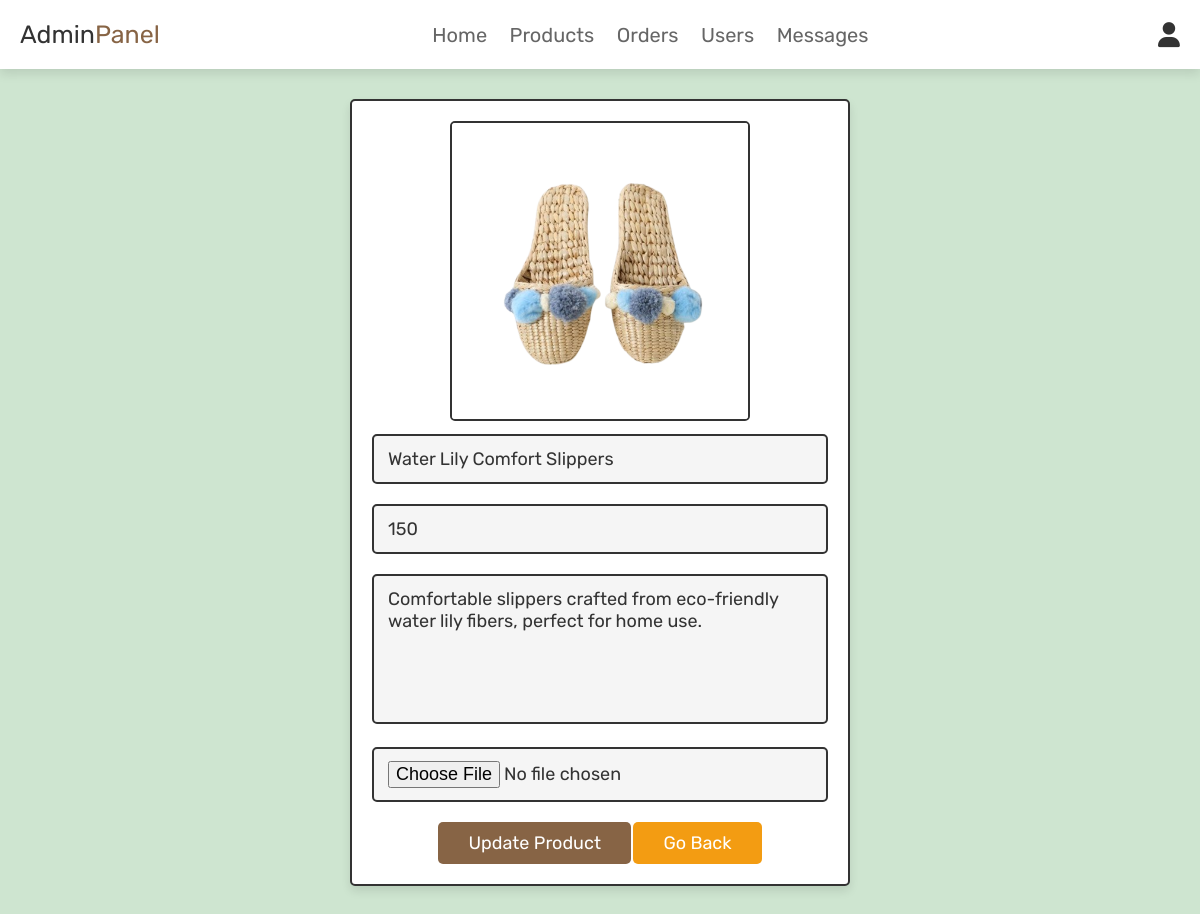
/admin_update_product.php?update=13 (signed in), run on the app's committed database.
### tables this page shows
CREATE TABLE IF NOT EXISTS `products` (
  `id` int NOT NULL AUTO_INCREMENT,
  `name` varchar(100) NOT NULL,
  `details` varchar(500) NOT NULL,
  `price` int NOT NULL,
  `image` varchar(100) NOT NULL,
  PRIMARY KEY (`id`)
);

### admin_update_product.php (the view, shortened to what this page needs)
<?php
@include 'config.php';
?>
<!DOCTYPE html>
<html lang="en">
<head>
   <link rel="stylesheet" href="https://cdnjs.cloudflare.com/ajax/libs/font-awesome/6.0.0/css/all.min.css">
   <link rel="stylesheet" href="css/admin_style.css">
</head>
<body>
<?php @include 'admin_header.php'; ?>
<section class="update-product">
<?php
   $update_id = $_GET['update'];
   $select_products = mysqli_query($conn, "SELECT * FROM `products` WHERE id = '$update_id'") or die('query failed');
   if(mysqli_num_rows($select_products) > 0){
      while($fetch_products = mysqli_fetch_assoc($select_products)){
?>
<form action="" method="post" enctype="multipart/form-data">
   <img src="uploaded_img/<?php echo $fetch_products['image']; ?>" class="image"  alt="">
   <input type="text" class="box" value="<?php echo $fetch_products['name']; ?>" required placeholder="update product name" name="name">
   <input type="number" min="0" class="box" value="<?php echo $fetch_products['price']; ?>" required placeholder="update product price" name="price">
   <textarea name="details" class="box" required placeholder="update product details" cols="30" rows="10"><?php echo $fetch_products['details']; ?></textarea>
   <input type="file" accept="image/jpg, image/jpeg, image/png" class="box" name="image">
   <input type="submit" value="update product" name="update_product" class="btn">
   <a href="admin_products.php" class="option-btn">go back</a>
</form>
<?php
      }
   }else{
      echo '<p class="empty">no update product select</p>';
   }
?>
</section>
</body>
</html>

### css/admin_style.css (style rules this page uses)
:root { --pink:#876445; --red:#c0392b; --orange:#f39c12; --black: #333; --white:#fff; --light-color:#666; --light-white:#ccc; --light-bg:#f5f5f5; --border:.2rem solid var(--black); --box-shadow:0 .5rem 1rem rgba(0,0,0,.1); }
* { font-family: 'Rubik', sans-serif; margin:0; padding:0; box-sizing: border-box; border:none; text-decoration: none; transition:all .2s linear; }
html { font-size: 62.5%; overflow-x: hidden; scroll-behavior: smooth; scroll-padding-top: 6.5rem; }
body { background-color: #CEE5D0; }
section { padding:3rem 2rem; }
.btn, .delete-btn, .option-btn { display: inline-block; border-radius: .5rem; margin-top: 1rem; font-size: 1.8rem; color:var(--white); cursor: pointer; padding:1rem 3rem; text-transform: capitalize; }
.btn { background-color: var(--pink); }
.option-btn { background-color: var(--orange); }
.update-product form { max-width: 50rem; border-radius: .5rem; background-color: var(--white); border:var(--border); padding:2rem; text-align: center; margin:0 auto; box-shadow: var(--box-shadow); }
.update-product form .box { width: 100%; margin:1rem 0; font-size: 1.8rem; color:var(--black); border-radius: .5rem; background-color: var(--light-bg); padding:1.2rem 1.4rem; border:var(--border); }
.update-product form textarea { height: 15rem; resize: none; }
.update-product .image { height: 30rem; border:var(--border); border-radius: .5rem; }

### data on the page
products: image (picture), name "Water Lily Comfort Slippers", price "150", details "Comfortable slippers crafted from eco-friendly water lily fibers, perfect for home use."
